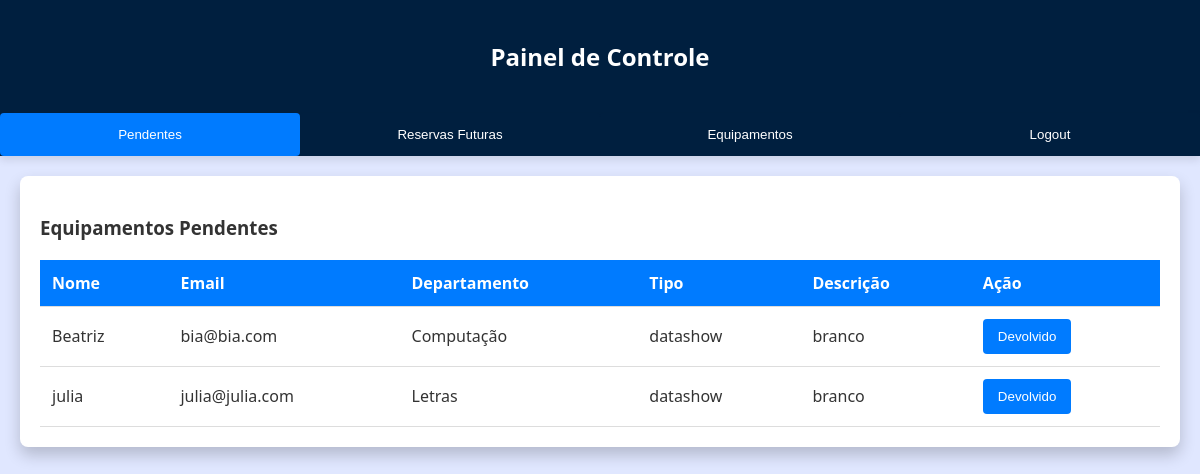
The app's page /secretarios/bia@bia.com (signed in) with its own data.
### main.py (models this page shows)
class Agendamento(db.Model):
    id = db.Column(db.Integer, primary_key=True)
    data = db.Column(db.String(10), nullable=False)  # Exemplo de formato: "2024-05-22"
    horario_inicio = db.Column(db.String(5), nullable=False)  # Exemplo de formato: "15:30"
    horario_fim = db.Column(db.String(5), nullable=False)  # Exemplo de formato: "15:30"
    equipamento_id = db.Column(db.Integer, db.ForeignKey('equipamento.id'), nullable=False)
    devolucao = db.Column(db.Boolean, nullable=False)
    user_id = db.Column(db.Integer, db.ForeignKey('user.id'), nullable=False)
    equipamento = db.relationship('Equipamento', backref=db.backref('agendamentos', lazy=True))
    user = db.relationship('User', backref=db.backref('agendamentos', lazy=True))

class User(UserMixin, db.Model):
    id = db.Column(db.Integer, primary_key=True) # primary keys are required by SQLAlchemy7
    nome = db.Column(db.String(25))
    email = db.Column(db.String(100), unique=True)
    password = db.Column(db.String(100))
    department = db.Column(db.String(1000))
    role = db.Column(db.String(50), default="usuario")  # Novo campo para o tipo de usuário

class Equipamento(db.Model):
    id = db.Column(db.Integer, primary_key=True)
    tipo = db.Column(db.String(100), nullable=False) #datashow/pc/piloto
    modelo =  db.Column(db.String(100)) # e20 2.0
    marca =  db.Column(db.String(100)) # epson / dell
    description = db.Column(db.String(1000))
    existe = db.Column(db.Boolean, nullable=False , default=True)

### main.py (the view)
@app.route("/secretarios/<email>")
@login_required
def secretarios(email):
    if current_user.role != "secretario":
        flash("Apenas secretários têm permissão para acessar esta página.", "error_permissao")
        return redirect(url_for('login'))
    user = User.query.filter_by(email=email).first_or_404()
    equipamentos = Equipamento.query.filter(Equipamento.existe == True).all()
    today_date = datetime.today().strftime('%d/%m/%Y')
    reserved_equipamentos = Agendamento.query.filter(
        Agendamento.user_id == user.id,
        Agendamento.devolucao == False,
        Agendamento.data >= today_date
    ).all()
    pending_equipamentos = Agendamento.query.filter(
        Agendamento.user_id == user.id,
        Agendamento.devolucao == False,
        Agendamento.data < today_date
    ).all()
    nome = user.nome
    today_date = datetime.today().strftime('%d/%m/%Y')
    reserved_equipamentos = db.session.query(Agendamento, User, Equipamento).join(User).join(Equipamento).filter(
        Agendamento.devolucao == False,
        Agendamento.data >= today_date
    ).all()
    pending_equipamentos = db.session.query(Agendamento, User, Equipamento).join(User).join(Equipamento).filter(
        Agendamento.devolucao == False,
        Agendamento.data < today_date
    ).all()
    return render_template("secretarios.html", nome_usuario= nome,
                           reserved_equipamentos=reserved_equipamentos,
                           pending_equipamentos=pending_equipamentos, equipamentos=equipamentos)

### main.py (called while the page is built)
@login_manager.user_loader
def load_user(user_id):
    return User.query.get(int(user_id))

### templates/secretarios.html (shortened to what this page needs)
<!DOCTYPE html>
<html lang="pt-br">
  <head>
  </head>
  <body>
    <div class="header">
      <h2>Painel de Controle</h2>
    </div>
    <div class="tabs">
      <button class="tablink" onclick="openTab('Pendentes')">Pendentes</button>
      <button class="tablink" onclick="openTab('ReservasFuturas')">
        Reservas Futuras
      </button>
      <button class="tablink" onclick="openTab('Equipamentos')">
        Equipamentos
      </button>
      <button class="tablink" onclick="location.href='/logout'">Logout</button>
    </div>
    <div id="Pendentes" class="tabcontent">
      <h3>Equipamentos Pendentes</h3>
      <table>
        <tr>
          <th>Nome</th>
          <th>Email</th>
          <th>Departamento</th>
          <th>Tipo</th>
          <th>Descrição</th>
          <th>Ação</th>
        </tr>
        {% for agendamento, user, equipamento in pending_equipamentos %}
        <tr>
          <td>{{ user.nome }}</td>
          <td>{{ user.email }}</td>
          <td>{{ user.department }}</td>
          <td>{{ equipamento.tipo }}</td>
          <td>{{ equipamento.description }}</td>
          <td>
            <form
              action="{{ url_for('devolucao', agendamento_id=agendamento.id) }}"
              method="post"
            >
              <button type="submit">Devolvido</button>
            </form>
          </td>
        </tr>
        {% endfor %}
      </table>
    </div>
  </body>
</html>

### templates/secretarios.html (style rules this page uses)
body { font-family: "Segoe UI", Tahoma, Geneva, Verdana, sans-serif; margin: 0; padding: 0; background-color: #e0e7ff; color: #333; }
.header { background-color: #001f3f; color: #fff; padding: 20px; text-align: center; }
.tabs { display: flex; justify-content: center; background-color: #001f3f; box-shadow: 0 4px 8px rgba(0, 0, 0, 0.1); }
.tablink { background-color: #001f3f; border: none; outline: none; cursor: pointer; padding: 14px 20px; color: #fff; transition: background-color 0.3s, color 0.3s; flex: 1; text-align: center; }
.tablink.active { background-color: #007bff; color: #fff; }
.tabcontent { display: none; padding: 20px; background-color: #ffffff; border-radius: 8px; box-shadow: 0 8px 16px rgba(0, 0, 0, 0.2); margin: 20px; }
table { width: 100%; border-collapse: collapse; margin-top: 20px; }
th, td { padding: 12px; text-align: left; border-bottom: 1px solid #ddd; }
th { background-color: #007bff; color: #fff; }
button { background-color: #007bff; color: white; border: none; padding: 10px 15px; cursor: pointer; transition: background-color 0.3s ease; border-radius: 4px; }

### records on screen
Agendamento: nome "Beatriz", email "bia@bia.com", department "Computação", tipo "datashow", description "branco"
Agendamento: nome "julia", email "julia@julia.com", department "Letras", tipo "datashow", description "branco"
